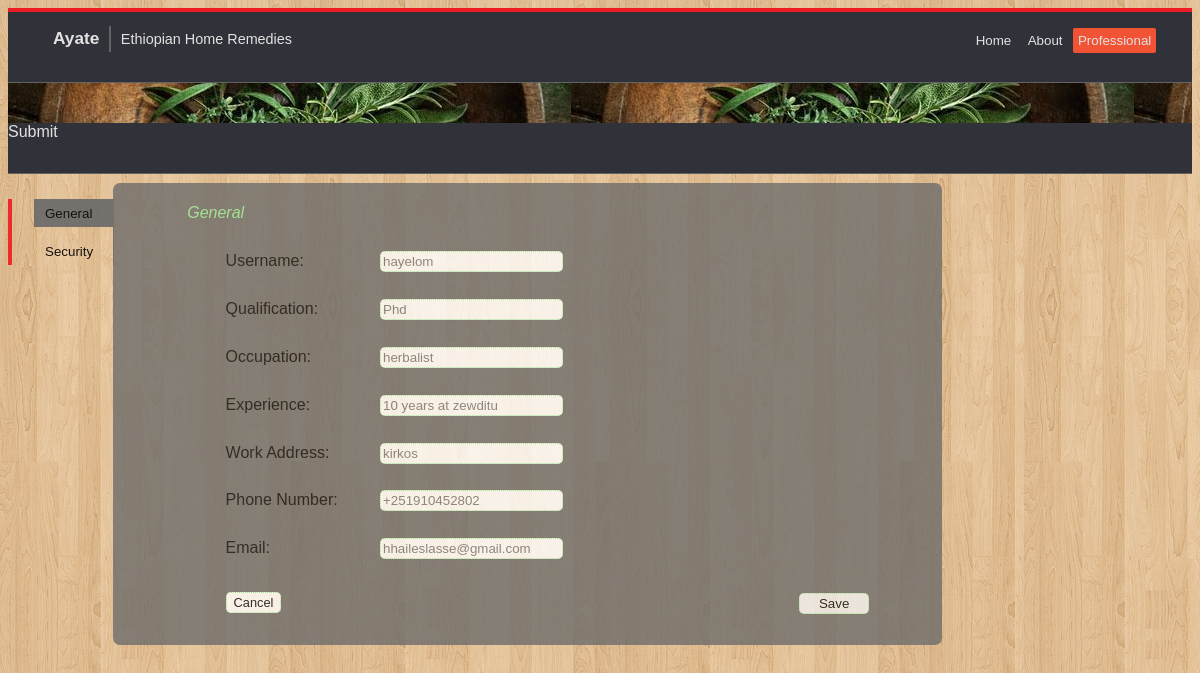
The app's page /view/profile edit.php?new=short (signed in) with its own data.
### tables this page shows
CREATE TABLE IF NOT EXISTS `professionals` (
  `fName` varchar(20) NOT NULL,
  `mName` varchar(20) NOT NULL,
  `lName` varchar(20) NOT NULL,
  `qualification` varchar(50) NOT NULL,
  `occupation` varchar(50) NOT NULL,
  `registration_status` varchar(10) NOT NULL,
  `experience` varchar(50) NOT NULL,
  `gender` varchar(10) NOT NULL,
  `password` varchar(50) NOT NULL,
  `username` varchar(50) NOT NULL,
  `work_address` varchar(100) NOT NULL,
  `email` varchar(50) NOT NULL,
  `phone` varchar(50) NOT NULL
);

### controler/profileInfo.php (called while the page is built)
<?php
include "../model/professional.php";
$professional = new professional("","" ,"" , "", "", "","" ,"" ,"" );
$array = $professional->getEverything($username);
?>

### model/professional.php (called while the page is built, shortened)
<?php
include ("database query.php");
class professional
{
    private $new ;
    function __construct($name,$email,$phone,$workAddress,$experience,$username,$occupation,$qualification,$gender)
    {
        $this->new = new databaseQuery();
    }
    public function getEverything($username){
        $query = "select * from professionals where username='".$username."'";
        $result = $this->new->connect($query);
        while ($row = mysqli_fetch_assoc($result)) {
            $array = array($row['fName'],$row['mName'],$row['lName'],$row['email'],$row['phone'],$row['work_address'],$row['experience'],$row['occupation'],$row['qualification']);
            return $array;
        }
    }
}
?>

### model/database query.php (called while the page is built, shortened)
<?php
class databaseQuery
{
    function connect($query)
    {
        $this->conn = mysqli_connect("localhost", "root", "", "ayate");
            $this->result = mysqli_query($this->conn,$query);
            return $this->result;
    }
}
?>

### view/profile edit.php (the view, shortened to what this page needs)
<!DOCTYPE html>
<html>
<head>
    <link rel = "stylesheet" text = "text/css" href = "styles/custom.css">
    <link rel = "stylesheet" text = "text/css" href = "styles/style1.css">
    <link rel = "stylesheet" text = "text/css" href = "styles/style2.css">
</head>
<body>
<?php
include("header.php");
if(isset($_SESSION['POST'])){
    $username = $_SESSION['POST'];
    include "../controler/profileInfo.php";
}
else{
    header("Location: login.php");
}
?>
<div class = "profile-whole">
    <div class = "profile-inner">
        <ul id = "profileChangeButtons">
            <li id = "genButton" style = "background-color: dimgray"><button onclick = "showGen()">General</button><li>
            <li id = "secButton"><button onclick = "showSec()">Security</button></li>
        </ul>
        <div class = "profile-general-content" id = "gen">
            <p id = "in-sign"><i>General</i></p>
            <form action = "../controler/generalInfo.php" method = "post">
                <ul>
                    <li>
                        <label for = "username">Username:</label>
                        <input name = "username" type = "text" placeholder="<?php echo $username ?>" tabindex="1">
                    </li>
                    <li>
                        <label for = "qualification">Qualification:</label>
                        <input name = "qualification" type = "text"  placeholder="<?php echo $array[8] ?>" tabindex="5">
                    </li>
                    <li>
                        <label for = "occupation">Occupation:</label>
                        <input name = "occupation" type = "text" placeholder="<?php echo $array[7] ?>" tabindex="6">
                    </li>
                    <li>
                        <label for = "experience">Experience:</label>
                        <input name = "experience" type = "text" placeholder="<?php echo $array[6] ?>" tabindex="6">
                    </li>
                    <li>
                        <label for = "workAddress">Work Address:</label>
                        <input name = "workAddress" type = "text" placeholder="<?php echo $array[5] ?>" tabindex="6">
                    </li>
                    <li>
                        <label for = "phoneNumber">Phone Number:</label>
                        <input name = "phoneNumber" type ="tel" pattern='[\+]\d{2}[\(]\d{2}[\)]\d{4}[\-]\d{4}' title='Phone Number (Format: +99(99)9999-9999)' placeholder="<?php echo $array[4] ?>" tabindex="7">
                    </li>
                    <li>
                        <label for = "email">Email:</label>
                        <input name = "email" type = "email" placeholder="<?php echo $array[3] ?>" tabindex="6">
                    </li>
                    <li id = "csbuttons">
                        <a href = "professional.php" id = "profileCancel">Cancel</a>
                        <input type = "submit" value = "Save" id = "saveButton">
                    </li>
                </ul>
            </form>
        </div>
    </div>
</div>
</body>
</html>

### view/styles/custom.css (style rules this page uses)
li { list-style: none; }
body { color: #e2e2e2; font-family: sans-serif; background-image:url(../images/AyateWallpaper.jpg); }
a { color: #e2e2e2; text-decoration: none; }
button { border: none; background: none; }

### view/styles/style1.css (style rules this page uses)
#in-sign { color: lightgreen; margin-left: 15px; }

### view/styles/style2.css (style rules this page uses)
#in-sign { color: lightgreen; }
#in-sign { color: lightgreen; margin-left: 15px; }
.profile-whole { margin-top: 20px; width: 100%; opacity: 0.9; border-radius: 6px; border-top: 1px dotted transparent; }
#profileChangeButtons { float: left; width: 80px; padding-left: 22px; border-left: 4px solid #ed1c24; }
#profileChangeButtons li { padding: 5px; border-right: 1px solid dimgray; }
.profile-general-content { background-color: dimgray; opacity: 0.85; border-radius: 7px; padding: 5%; padding-top: 5px; padding-bottom: 5px; width: 60%; margin-left: 105px; }
.profile-general-content form { display: block; color: #000000; }
.profile-general-content form label { display: inline-block; width: 150px; text-align: left; }
.profile-general-content form input { border: 1px dotted lightgreen; border-radius: 5px; padding: 2px; }
.profile-general-content #saveButton { float: right; width: 70px; }
.profile-general-content li { padding: 2%; display: inline-block; }
#csbuttons { padding-top: 3%; display: block; }
#profileCancel { color: Black; font-size: 0.8em; border-radius:5px; background-color: white; padding: 2px; padding-left: 7px; padding-right: 7px; border: 1px dotted lightgreen; text-decoration: none; }

### records on screen
professionals: qualification "Phd", occupation "herbalist", experience "10 years at zewditu", workAddress "kirkos", phoneNumber "+251910452802", email "hhaileslasse@gmail.com"
